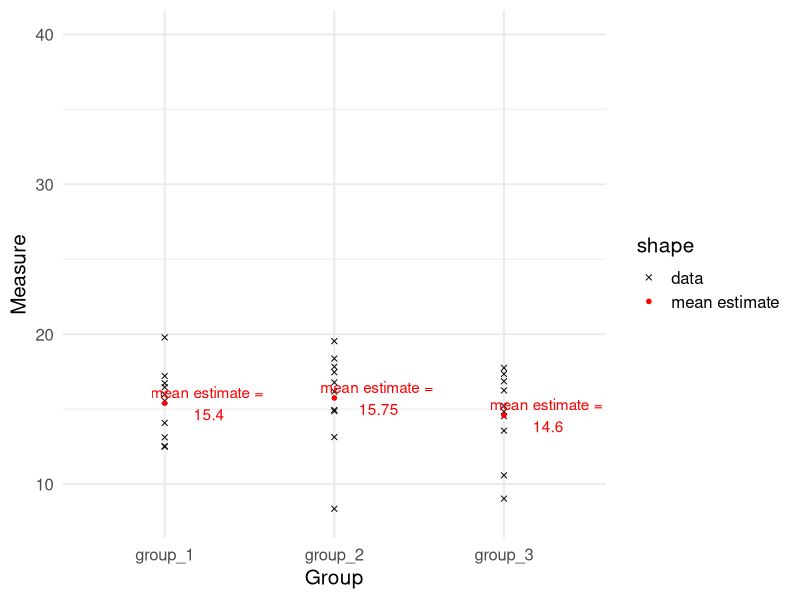
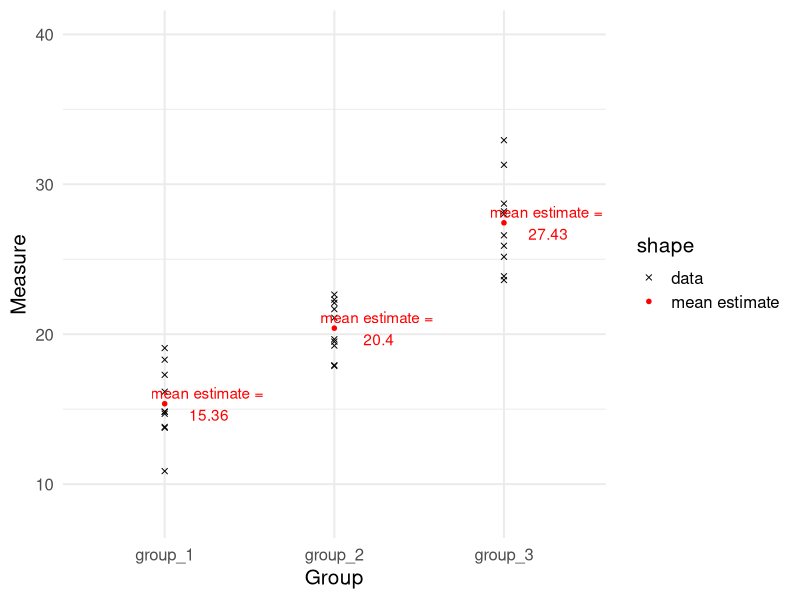
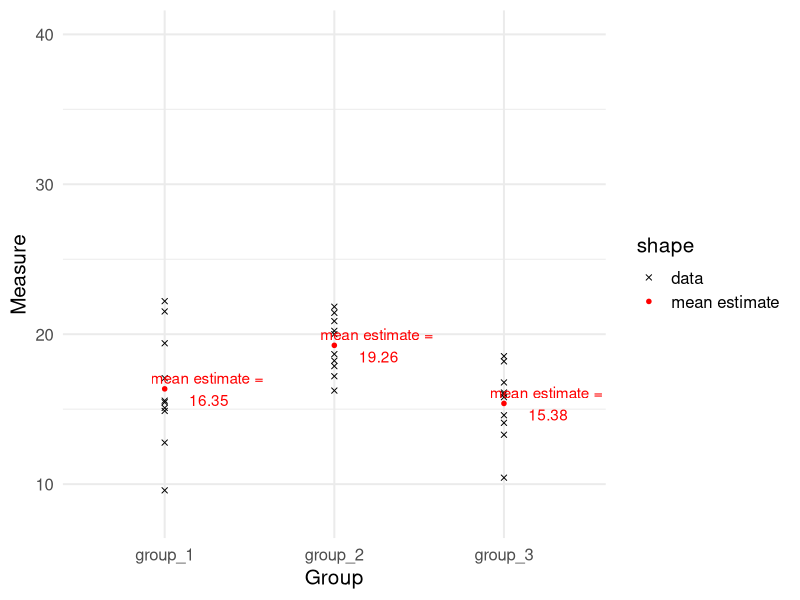
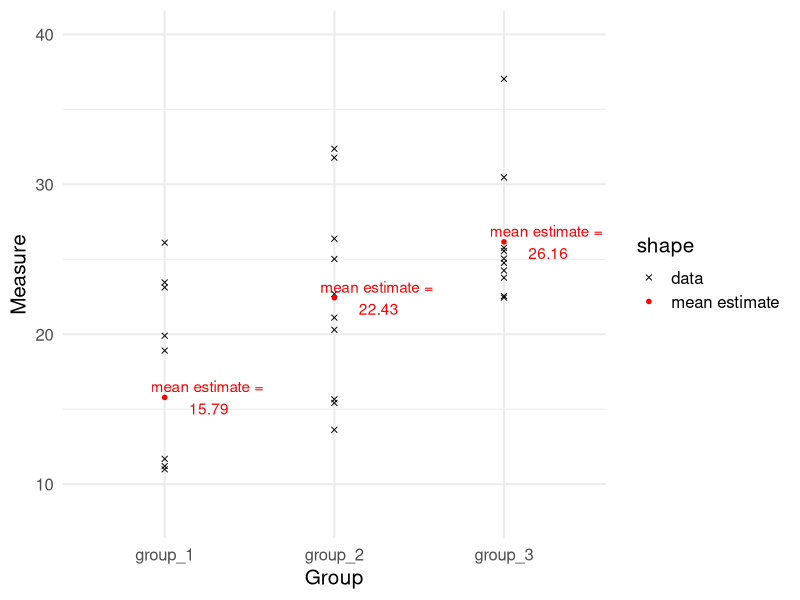
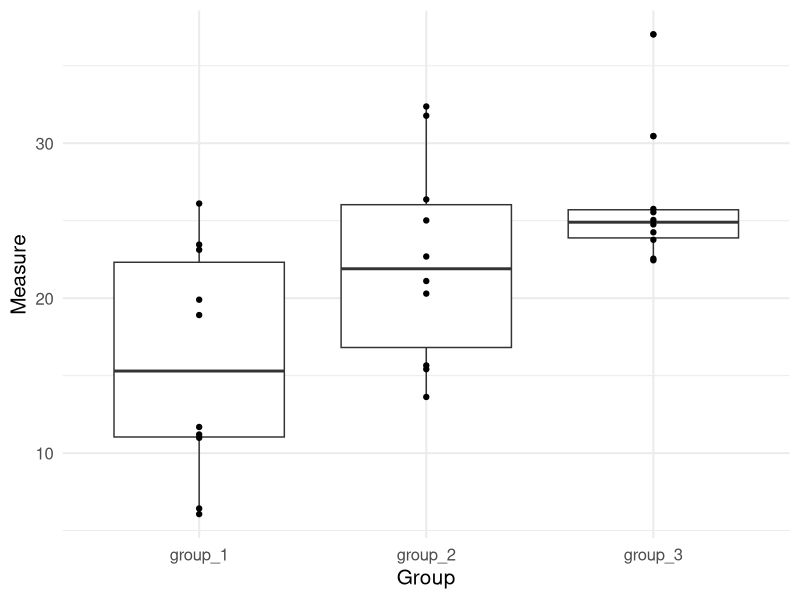
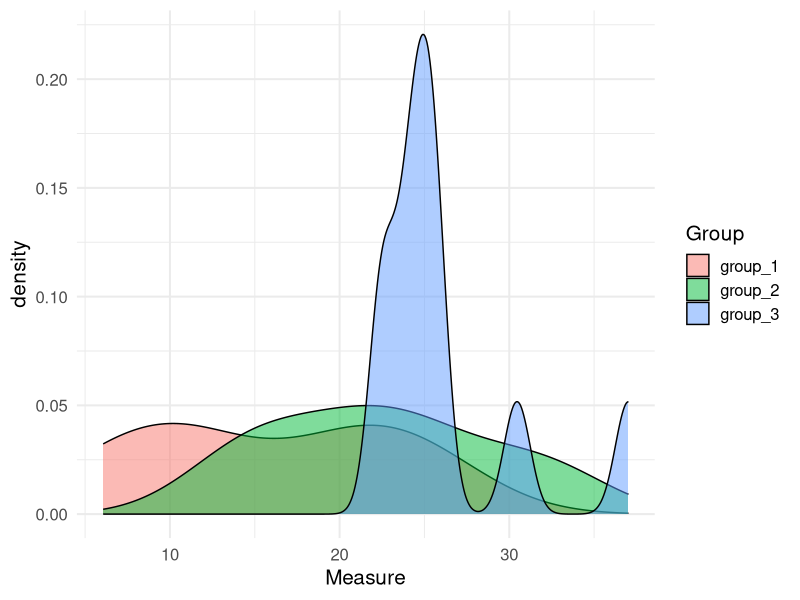
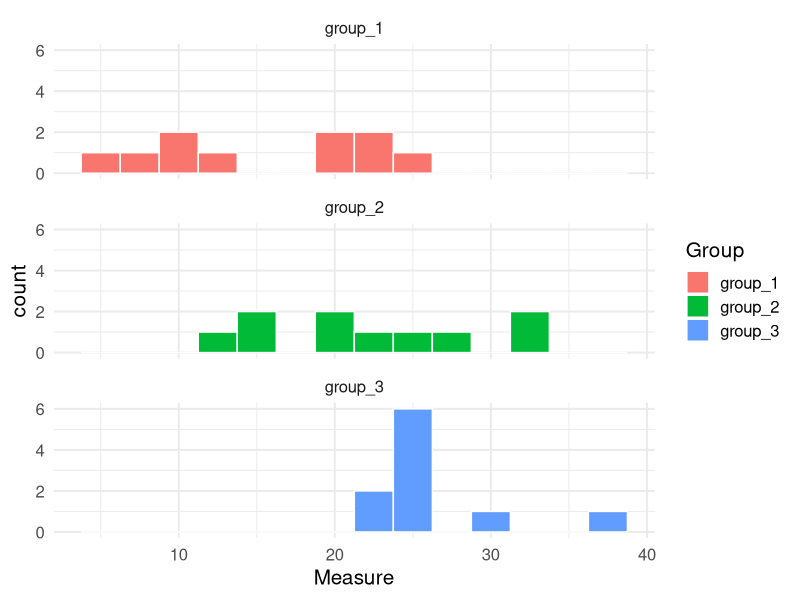
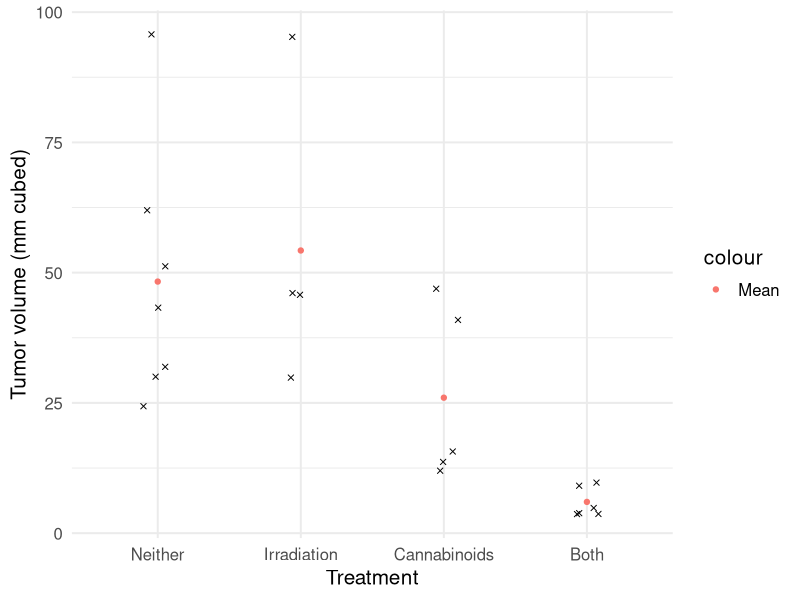

These figures' R source, in order:
## ---- chunk 1
library(knitr) # for include_graphics() 
library(dplyr)
library(forcats)
## ---- chunk 2
library(ggplot2)
library(tidyr)
library(dplyr)
set.seed(1)

group_1 <- rnorm(n = 10, mean = 15, sd = 3)
group_2 <- rnorm(n = 10, mean = 15, sd = 3)
group_3 <- rnorm(n = 10, mean = 15, sd = 3)

no_diff <- data.frame(group_1, group_2, group_3)

no_diff_narrow <- no_diff %>% gather(key = "Group", value = "Measure", group_1:group_3)

means <- no_diff_narrow %>% group_by(Group) %>% summarise(Measure = mean(Measure))

ggplot(no_diff_narrow, aes(x = Group, y = Measure)) + geom_point(aes(pch = "data")) + 
  geom_point(data = means, col = "red", size = 2, aes(pch = "mean estimate")) + theme_minimal(base_size = 15) + 
  scale_shape_manual(values = c(4, 20)) +
  geom_text(data = means, col = "red", aes(label = paste("mean estimate =\n", round(Measure, 2))), nudge_x = 0.25) +
  scale_y_continuous(limits = c(8, 40))
## ---- chunk 3
group_1 <- rnorm(n = 10, mean = 15, sd = 3)
group_2 <- rnorm(n = 10, mean = 20, sd = 3)
group_3 <- rnorm(n = 10, mean = 27, sd = 3)

diff <- data.frame(group_1, group_2, group_3)

diff_narrow <- diff %>% gather(key = "Group", value = "Measure", group_1:group_3)

means_2 <- diff_narrow %>% group_by(Group) %>% summarise(Measure = mean(Measure))

ggplot(diff_narrow, aes(x = Group, y = Measure)) + geom_point(aes(pch = "data")) + 
  geom_point(data = means_2, col = "red", size = 2, aes(pch = "mean estimate")) + theme_minimal(base_size = 15) + 
  scale_shape_manual(values = c(4, 20)) +
  geom_text(data = means_2, col = "red", aes(label = paste("mean estimate =\n", round(Measure, 2))), nudge_x = 0.25) +
  scale_y_continuous(limits = c(8, 40))
## ---- chunk 4
group_1 <- rnorm(n = 10, mean = 15, sd = 3)
group_2 <- rnorm(n = 10, mean = 20, sd = 3)
group_3 <- rnorm(n = 10, mean = 15, sd = 3)

diff_2 <- data.frame(group_1, group_2, group_3)

diff_2_narrow <- diff_2 %>% gather(key = "Group", value = "Measure", group_1:group_3)

means_3 <- diff_2_narrow %>% group_by(Group) %>% summarise(Measure = mean(Measure))

ggplot(diff_2_narrow, aes(x = Group, y = Measure)) + geom_point(aes(pch = "data")) + 
  geom_point(data = means_3, col = "red", size = 2, aes(pch = "mean estimate")) + theme_minimal(base_size = 15) + 
  scale_shape_manual(values = c(4, 20)) +
  geom_text(data = means_3, col = "red", aes(label = paste("mean estimate =\n", round(Measure, 2))), nudge_x = 0.25) +
  scale_y_continuous(limits = c(8, 40))
## ---- chunk 5
group_1 <- rnorm(n = 10, mean = 15, sd = 7)
group_2 <- rnorm(n = 10, mean = 20, sd = 7)
group_3 <- rnorm(n = 10, mean = 27, sd = 7)

diff_3 <- data.frame(group_1, group_2, group_3)

diff_3_narrow <- diff_3 %>% gather(key = "Group", value = "Measure", group_1:group_3)

means_4 <- diff_3_narrow %>% group_by(Group) %>% summarise(Measure = mean(Measure))

ggplot(diff_3_narrow, aes(x = Group, y = Measure)) + geom_point(aes(pch = "data")) + 
  geom_point(data = means_4, col = "red", size = 2, aes(pch = "mean estimate")) + theme_minimal(base_size = 15) + 
  scale_shape_manual(values = c(4, 20)) +
  geom_text(data = means_4, col = "red", aes(label = paste("mean estimate =\n", round(Measure, 2))), nudge_x = 0.25) +
  scale_y_continuous(limits = c(8, 40))
## ---- chunk 6
ggplot(diff_3_narrow, aes(x = Group, y = Measure)) + 
  geom_boxplot() +
    geom_point() +
  theme_minimal(base_size = 15)
## ---- chunk 7
ggplot(diff_3_narrow, aes(x = Measure)) + 
  geom_density(aes(fill = Group), alpha = 0.5) +
  theme_minimal(base_size = 15)
## ---- chunk 8
ggplot(diff_3_narrow, aes(x = Measure)) + 
  geom_histogram(aes(fill = Group), col = "white", binwidth = 2.5) +
  theme_minimal(base_size = 15) + facet_wrap(~ Group, nrow = 3)
## ---- chunk 9
treatment <- c(rep("Irradiation", 4), rep("Cannabinoids", 5), rep("Both", 6),
               rep("Neither", 7))

tumor_volume <- c(30, 46, 46, 95, # Irradiation
                  12, 14, 16, 41, 47, # Cannabinoids 
                  5, 4, 4, 4, 10, 9, # Both
                  24, 30, 43, 51, 62, 32, 96) # Neither

cancer_data <- data.frame(treatment, tumor_volume)
## ---- chunk 10
head(cancer_data)
## ---- chunk 11
# specify the order of the treatment groups for plotting
library(forcats) 
cancer_data <- cancer_data %>% 
  mutate(trt_order = fct_relevel(treatment, c("Neither", "Irradiation", 
                                              "Cannabinoids", "Both")))
## ---- chunk 12
# calculate the means and SD for each group
summary_stats <- cancer_data %>% 
  group_by(trt_order) %>% 
  summarise(mean_vol = mean(tumor_volume),
            sd_vol = sd(tumor_volume), 
            samp_size = n())

summary_stats
## ---- chunk 13
ggplot(cancer_data, aes(x = trt_order, y = tumor_volume)) + 
  geom_jitter(pch = 4,width = 0.1) + 
  geom_point(data = summary_stats, aes(y = mean_vol, col = "Mean"), pch = 19) +
  labs(y = "Tumor volume (mm cubed)", x = "Treatment") +
  theme_minimal(base_size = 15)
## ---- chunk 14
library(broom)
cancer_anova <- aov(formula = tumor_volume ~ treatment, data = cancer_data)
tidy(cancer_anova)
## ---- chunk 15
pf(6.699489, df1 = 3, df2 = 22 - 4, lower.tail = F)
## ---- chunk 16
diffs <- TukeyHSD(cancer_anova, conf.level = 0.05) %>% tidy()
diffs
## ---- chunk 17
#Students do not need to know how to do this
ggplot(diffs, aes(x = contrast, y = estimate)) + geom_point() +
  geom_segment(aes(y = conf.low, yend = conf.high, xend = contrast)) +
  theme_minimal(base_size = 15) +
  geom_hline(aes(yintercept = 0), lty =2) +
  geom_text(aes(label = paste0("p-value:\n ", round(adj.p.value, 2))), nudge_x = 0.3) +
  labs(y = "Estimated difference", x = "") + 
  scale_x_discrete(labels = c("Cannabinoids\n vs. both", "Irradiation\n vs. both",
                              "Irradiation vs.\ncannabinoids", "Neither\n vs. both", 
                              "Neither vs.\n Cannabinoids", "Neither vs.\n Irradiation"))
## ---- chunk 18
ggplot(cancer_data, aes(x = trt_order, y = tumor_volume)) + 
  geom_jitter(pch = 4,width = 0.1) + 
  geom_point(data = summary_stats, aes(y = mean_vol, col = "Mean"), pch = 19) +
  labs(y = "Tumor volume (mm cubed)", x = "Treatment") +
  theme_minimal(base_size = 15)
